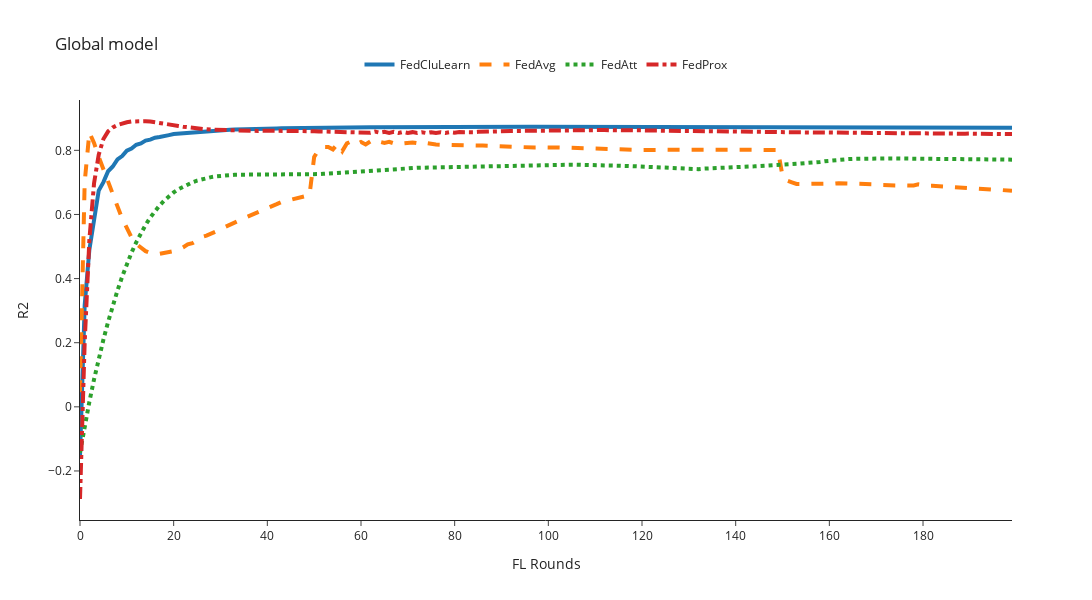

Here is the notebook cell this chart was saved with:
### Code cell
mse_column = 'r2'
global_filenames = [global_FedCluLearn, global_FedAvg, global_FedAtt, global_FedProx, global_FedCluLearn_Prox]
n_rounds, y = preprocessing_results(filenames=global_filenames, mse_column=mse_column)
plot_plotly(n_rounds, y, title=f'Global model', y_axis_title=f'{mse_column.upper()}', y_axis_max=1)

### Figure 1 — Plotly figure (JSON) as saved in the notebook; plotly's stock layout.template omitted (floating-point values rounded to 4 significant figures; data arrays with more than 128 entries replaced by an {"elided": "..."} marker saying what was removed)
{"data": [{"line": {"dash": "solid", "width": 4}, "mode": "lines", "name": "FedCluLearn", "type": "scatter", "x": {"elided": "201 int values"}, "y": {"elided": "200 float values"}}, {"line": {"dash": "dash", "width": 4}, "mode": "lines", "name": "FedAvg", "type": "scatter", "x": {"elided": "201 int values"}, "y": {"elided": "200 float values"}}, {"line": {"dash": "dot", "width": 4}, "mode": "lines", "name": "FedAtt", "type": "scatter", "x": {"elided": "201 int values"}, "y": {"elided": "200 float values"}}, {"line": {"dash": "dashdot", "width": 4}, "mode": "lines", "name": "FedProx", "type": "scatter", "x": {"elided": "201 int values"}, "y": {"elided": "200 float values"}}], "layout": {"height": 600, "legend": {"orientation": "h", "x": 0.5, "xanchor": "center", "y": 1.05, "yanchor": "bottom"}, "title": {"text": "Global model"}, "width": 1200, "xaxis": {"autorange": true, "range": [0, 199], "title": {"text": "FL Rounds"}, "type": "linear"}, "yaxis": {"autorange": true, "range": [-0.353, 0.957], "title": {"text": "R2"}, "type": "linear"}}}
